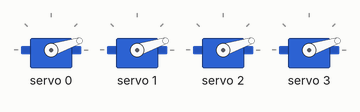
Simulated run of this sketch. Board: ESP32. Parts: 4 × servo.

Above: at 0.55 s.
At 2.5 s:
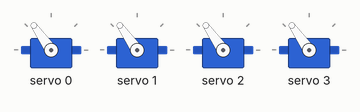
Timing chart, 0 to 5.1 s (numbered marks = the images above):
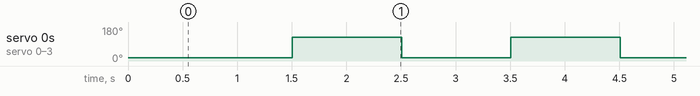

The sketch:

finger_servo_cont.ino
```cpp
#include <Wire.h>
#include <Adafruit_PWMServoDriver.h>

Adafruit_PWMServoDriver pca = Adafruit_PWMServoDriver(0x40);

void setup() {
  Wire.begin(21, 22);
  pca.begin();
  pca.setPWMFreq(50);
  delay(500);
}

void loop() {
  // Move all 4 servos to 0 degrees
  for (int i = 0; i < 4; i++) {
    pca.setPWM(i, 0, 150);
  }
  delay(1000);

  // Move all 4 servos to 90 degrees
  for (int i = 0; i < 4; i++) {
    pca.setPWM(i, 0, 375);
  }
  delay(1000);
}
```

Measured:
- by itself, servo 0–3: alternates 125° for 1.0 s and 18° for 1.0 s
